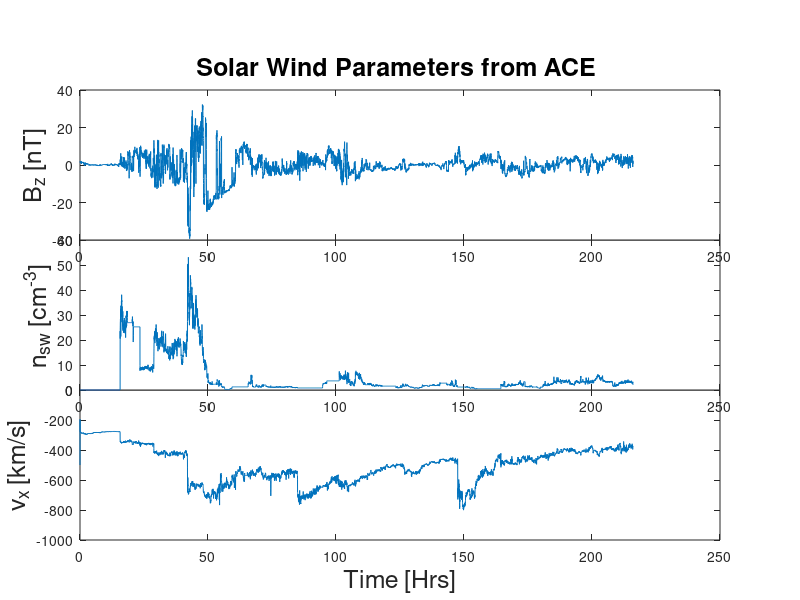
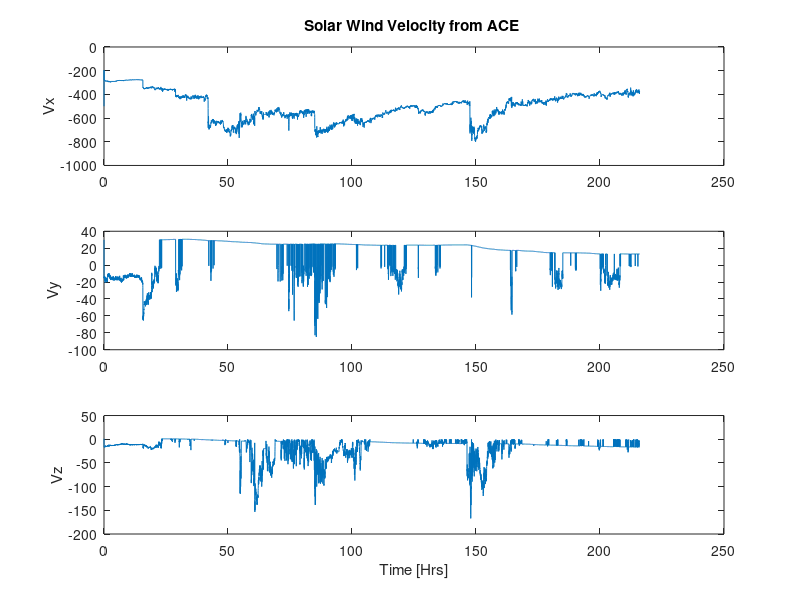
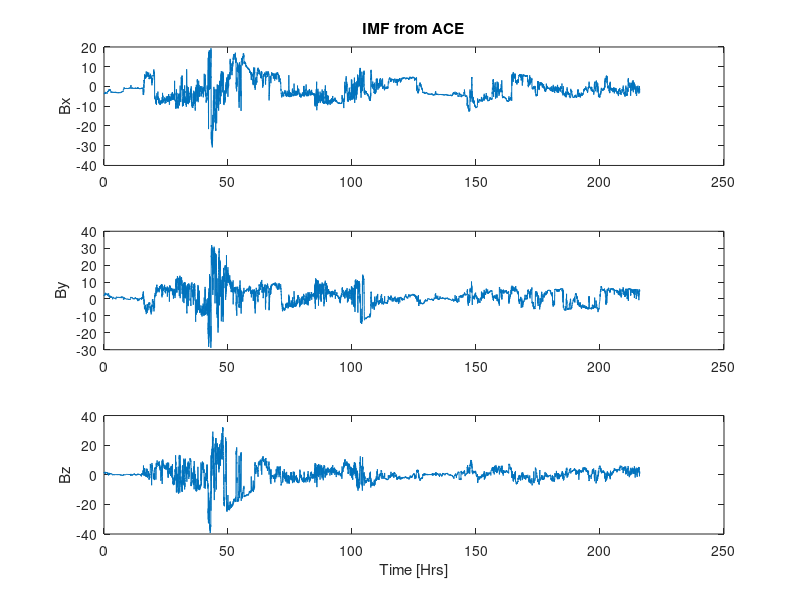

Reproduce these figures in MATLAB, in order.
% Load Data Files and prepare Input Matrix, storm_In, write to file
% AEI are given over 1 minute intervals AEI = [time AL AU AE]
% MFI is over 16 second intervals B_Field = [day time Bx By Bz X Y Z]
% SWE is over 64 second intervals S_Wind = [day time Np Vx Vy Vz X Y Z] 
% DST is Hourly DST = [day DST{col2-col25}]

clear
%load aei;
load MFI.mat;
load SWE.mat;
%DST_I = load(DST_File);
%return
% Extract time and AL only from AEI
%AL_I = AEI(:,1:2);
%cd ..
%cd ..
%cd code;
%----------------------------------

% Correct MFI times and bad data

day0 = B_Field(1,1);
day_num = B_Field(:,1)-day0;
max_day = max(day_num);

for i = 1:size(day_num,1)
    if day_num(i) < 0
        day_num(i) = day0+day_num(i)+max_day;
    end
end
time_of_day = B_Field(:,2);
time = day_num*86400 + time_of_day;
B_Field(:,2) = time;
B_Field(:,1) = day_num;

i = 1;
if abs(B_Field(1,3)) >= 1e10
    B_Field(1,3) = 0;
end
if abs(B_Field(1,4)) >= 1e10
    B_Field(1,4) = 0;
end
if abs(B_Field(1,5)) >= 1e10
    B_Field(1,5) = 0;
end

for i = 2:size(B_Field,1)
    if abs(B_Field(i,3)) >= 1e10
        B_Field(i,3) = B_Field(i-1,3);
    end
    if abs(B_Field(i,4)) >= 1e10
        B_Field(i,4) = B_Field(i-1,4);
    end
    if abs(B_Field(i,5)) >= 1e10
        B_Field(i,5) = B_Field(i-1,5);
    end
end
%-----------------------------------

%Correct SWE times and bad data

day0 = S_Wind(1,1);
day_num = S_Wind(:,1)-day0;
max_day = max(day_num);

for i = 1:size(day_num,1)
    if day_num(i) < 0
        day_num(i) = day0+day_num(i)+max_day;
    end
end
time_of_day = S_Wind(:,2);
time = day_num*86400 + time_of_day;
S_Wind(:,2) = time;
S_Wind(:,1) = day_num;

i = 1;
if abs(S_Wind(1,3)) >= 1e10
    S_Wind(1,3) = 0;
end
if abs(S_Wind(1,4)) >= 1e10
    S_Wind(1,4) = 0;
end
if abs(S_Wind(1,5)) >= 1e10
    S_Wind(1,5) = 0;
end
if abs(S_Wind(1,6)) >= 1e10
    S_Wind(1,6) = 0;
end

for i = 2:size(S_Wind,1)
    if abs(S_Wind(i,3)) >= 1e10
        S_Wind(i,3) = S_Wind(i-1,3);
    end
    if abs(S_Wind(i,4)) >= 1e10
        S_Wind(i,4) = S_Wind(i-1,4);
    end
    if abs(S_Wind(i,5)) >= 1e10
        S_Wind(i,5) = S_Wind(i-1,5);
    end
    if abs(S_Wind(i,6)) >= 1e10
        S_Wind(i,6) = S_Wind(i-1,6);
    end
end
%------------------------------------

% Interpolate all data to same time stamps

day0 = S_Wind(1,1);
day_last = S_Wind(size(S_Wind,1),1);
num_of_days = day_last - day0 + 1;

t_stamp = 0:60:num_of_days*24*3600;

%AL = interp1(AL_I(:,1),AL_I(:,2),t_stamp,'linear','extrap');
Bx = interp1(B_Field(:,2),B_Field(:,3),t_stamp,'linear','extrap');
By = interp1(B_Field(:,2),B_Field(:,4),t_stamp,'linear','extrap');
Bz = interp1(B_Field(:,2),B_Field(:,5),t_stamp,'linear','extrap');
%X = interp1(B_Field(:,2),B_Field(:,6),t_stamp,'linear','extrap');
Vx = interp1(S_Wind(:,2),S_Wind(:,4),t_stamp,'linear','extrap');
Vy = interp1(S_Wind(:,2),S_Wind(:,5),t_stamp,'linear','extrap');
Vz = interp1(S_Wind(:,2),S_Wind(:,6),t_stamp,'linear','extrap');
Np = interp1(S_Wind(:,2),S_Wind(:,3),t_stamp,'linear','extrap');
%------------------------------------

% Np and Vx,Vy,Vz data has to be corrected again after interpolation
% Really for the first or last point, but do it all over anyway

for i = 1:size(Np,2)
    if Np(i) < 0
        Np(i) = mean(Np);
    end
end

for i = 1:size(Vx,2)
    if Vx(i) > 0
        Vx(i) = mean(Vx);
    end
end

for i = 1:size(Vy,2)
    if Vy(i) > 0
        Vy(i) = mean(Vy);
    end
end

for i = 1:size(Vz,2)
    if Vz(i) > 0
        Vz(i) = mean(Vz);
    end
end
%------------------------------------
% Calculate time delay
%a = 1.496e8;
%T0 = 25.4*24*60;
%RE = 6380;

%t0 = (X-10*RE)/60./Vx;

%t1 = (mean(X)-10*RE)/(60*mean(Vx))
%t2 = mean(B_Field(:,7))*T0/(2*pi*a);

%t_delay = -60*mean(t0)

%-----------------------------------


%Plot some data for examination
show_data_plots = 1;

if show_data_plots == 1

figure(1)

subplot('position',[0.1 0.1 0.8 0.25])
plot((1/3600)*t_stamp,Vx)

ylabel('v_x [km/s]', 'FontSize', 18)
xlabel('Time [Hrs]', 'FontSize', 18)
subplot('position',[0.1 0.35 0.8 0.25])
plot((1/3600)*t_stamp,Np)

ylabel('n_{sw} [cm^{-3}]', 'FontSize', 18)

subplot('position',[0.1 0.6 0.8 0.25 ])
plot((1/3600)*t_stamp,Bz)
ylabel('B_z [nT]', 'FontSize', 18)
title('Solar Wind Parameters from ACE ','FontSize', 18)

figure(6)
subplot(3,1,1)
plot((1/3600)*t_stamp,Vx)
title('Solar Wind Velocity from ACE ')
ylabel('Vx')
subplot(3,1,2)
plot((1/3600)*t_stamp,Vy)
ylabel('Vy')
subplot(3,1,3)
plot((1/3600)*t_stamp,Vz)
ylabel('Vz')
xlabel('Time [Hrs]')

figure(7)
subplot(3,1,1)
plot((1/3600)*t_stamp,Bx)
title('IMF from ACE')
ylabel('Bx')
subplot(3,1,2)
plot((1/3600)*t_stamp,By)
ylabel('By')
subplot(3,1,3)
plot((1/3600)*t_stamp,Bz)
ylabel('Bz')
xlabel('Time [Hrs]')
end
%------------------------------------

%Save some data

save ACE_data t_stamp Bx By Bz Np Vx Vy Vz
clear;